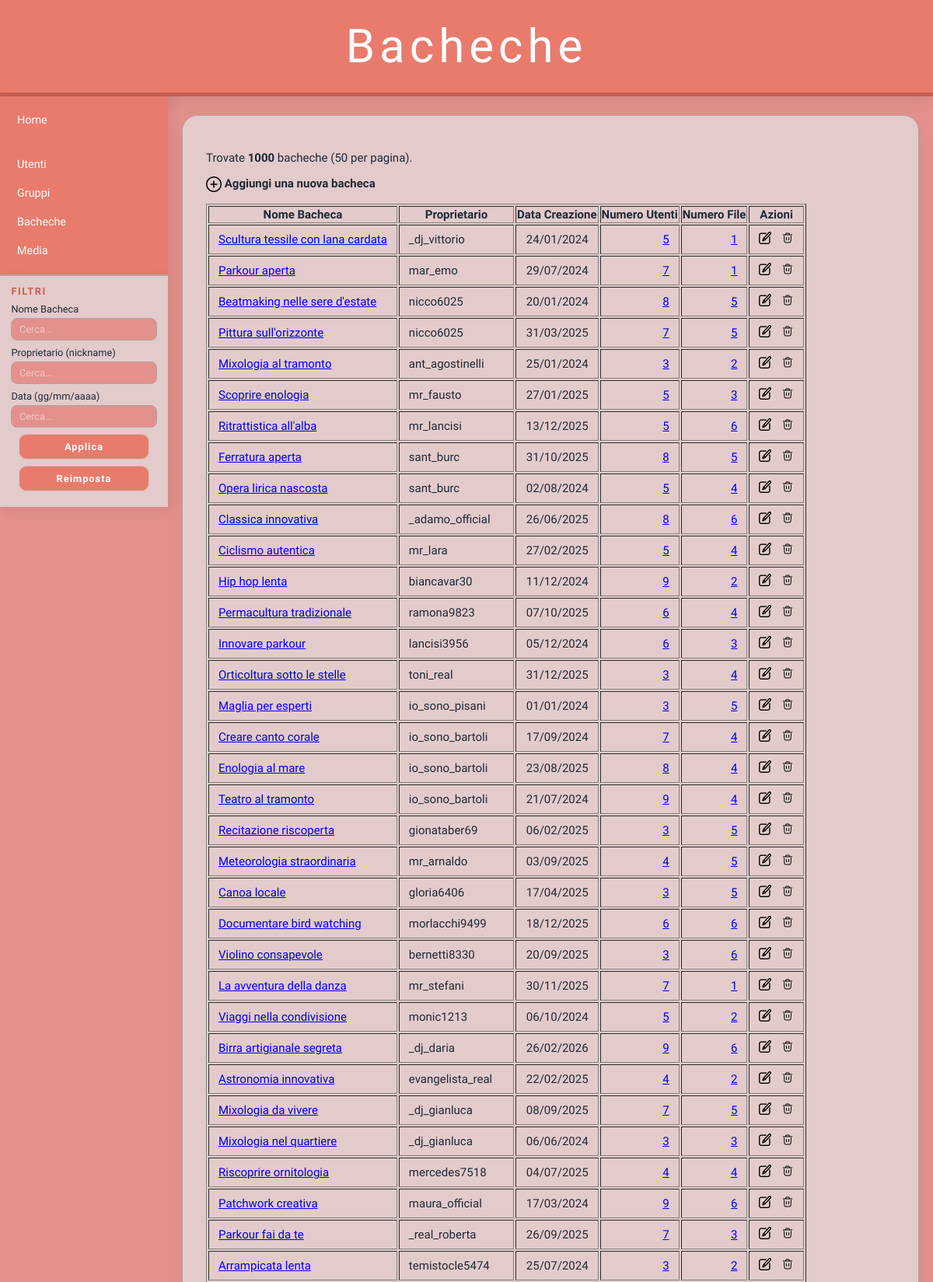
/bacheche.php (upper part), run on the app's committed database.
### tables this page shows
CREATE TABLE `Bacheca` (
  `codiceUtente` int NOT NULL,
  `nome` varchar(45) NOT NULL,
  `dataCreazione` varchar(10) DEFAULT NULL
);

CREATE TABLE `Utente` (
  `codice` int NOT NULL,
  `nickname` varchar(35) DEFAULT NULL,
  `nome` varchar(15) DEFAULT NULL,
  `cognome` varchar(15) DEFAULT NULL,
  `dataNascita` varchar(10) DEFAULT NULL
);

### functions.php (called while the page is built, shortened)
<?php
function isData(string $val): bool
{
    return (bool) preg_match('/^\d{4}-\d{2}-\d{2}/', $val);
}
function formattaData(string $val): string
{
    $d = DateTime::createFromFormat('Y-m-d', substr($val, 0, 10));
    return $d ? $d->format('d/m/Y') : htmlspecialchars($val);
}

### bacheche.php (the view, shortened to what this page needs)
<?php
require_once __DIR__ . '/config/db.php';
require_once __DIR__ . '/functions.php';
?>
<!DOCTYPE html>
<html>
<head>
</head>
<body>
	<header>
		<h1 id="hcod1">Bacheche</h1>
	</header>
	<?php
	$filtro_config = [
		'campi' => [
			['tipo' => 'text', 'name' => 'titolo',      'label' => 'Nome Bacheca'],
			['tipo' => 'text', 'name' => 'proprietario', 'label' => 'Proprietario (nickname)'],
			['tipo' => 'text', 'name' => 'data',         'label' => 'Data (gg/mm/aaaa)'],
		]
	];
	include 'filter.php';
	?>
	<div id="content">
		<?php
		if (
			!empty($_GET['vista']) &&
			$_GET['vista'] === 'dettaglio' &&
			!empty($_GET['bacheca']) &&
			!empty($_GET['owner'])
		) {
			$bacheca = $_GET['bacheca'];
			$owner   = $_GET['owner'];
			$bEnc = htmlspecialchars(addslashes($bacheca), ENT_QUOTES);
			echo "<p><a href='" . urlRitorno() . "'>&larr; Torna alle bacheche</a></p>";
			echo "<h2>" . htmlspecialchars($bacheca) . "</h2>";
			$stmt = $pdo->prepare("
                SELECT
                    u.codice    AS 'Codice',
                    u.nickname    AS 'Nickname',
                    u.nome        AS 'Nome',
                    u.cognome     AS 'Cognome',
                    u.dataNascita AS 'Data Nascita'
                FROM UtenteAutorizzatoBacheca uab
                JOIN Utente u ON u.codice = uab.utenteAutorizzato
                WHERE uab.nomeBacheca = :bacheca
                  AND uab.codUtente   = :owner
            ");
			$stmt->execute([':bacheca' => $bacheca, ':owner' => $owner]);
			$utenti = $stmt->fetchAll(PDO::FETCH_ASSOC);
			echo "<h3>Utenti autorizzati: <strong>" . count($utenti) . "</strong></h3>";
			echo "
            <p>
                <a onclick=\"aggiungiAutorizzato('{$bEnc}', {$owner})\" title='Autorizza utente' style='cursor:pointer;'>
                    <img src='images/add.png' alt='Aggiungi' style='width:20px; vertical-align:middle;'>
                    <strong>Aggiungi utente autorizzato</strong>
                </a>
            </p>
            ";
			if ($utenti) {
				echo "<table border='1'><tr>";
				foreach (array_keys($utenti[0]) as $col) echo "<th>" . htmlspecialchars($col) . "</th>";
				echo "<th>Azioni</th></tr>";
				foreach ($utenti as $u) {
					echo "<tr>";
					foreach ($u as $v) echo "<td>" . htmlspecialchars((string)$v) . "</td>";
					echo "<td style='text-align:center;'>";
					if ((int)$u['Codice'] !== (int)$owner) {
						echo "<img src='images/trash.png' style='width:16px; cursor:pointer;' onclick=\"rimuoviAutorizzato('{$bEnc}', {$owner}, {$u['Codice']})\">";
					} else {
						echo "<small style='color:gray;'>Proprietario</small>";
					}
					echo "</td></tr>";
				}
				echo "</table>";
			} else {
				echo "<p>Nessun utente autorizzato.</p>";
			}
			$stmt = $pdo->prepare("
                SELECT
                    fm.numero     AS 'ID File',
                    fm.titolo     AS 'Titolo',
					u.nickname   AS 'Caricato Da',
                    fm.dimensione AS 'Dimensione(MB)',
                    fm.URL        AS 'URL',
                    fm.tipo       AS 'Tipo'
                FROM FilePubblicatoBacheca fb
                JOIN FileMultimediale fm ON fm.numero = fb.file
                JOIN Utente u ON u.codice = fm.caricatoDa
                WHERE fb.nomeBacheca = :bacheca
                  AND fb.codUtente   = :owner
            ");
			$stmt->execute([':bacheca' => $bacheca, ':owner' => $owner]);
			$file = $stmt->fetchAll(PDO::FETCH_ASSOC);
			echo "<h3>File pubblicati: <strong>" . count($file) . "</strong></h3>";
			echo "
            <p>
                <a onclick=\"aggiungiFile('{$bEnc}', {$owner})\" title='Aggiungi file' style='cursor:pointer;'>
                    <img src='images/add.png' alt='Aggiungi' style='width:20px; vertical-align:middle;'>
                    <strong>Aggiungi file alla bacheca</strong>
                </a>
            </p>
            ";
			if ($file) {
				echo "<table border='1'><tr>";
				foreach (array_keys($file[0]) as $col) echo "<th>" . htmlspecialchars($col) . "</th>";
				echo "<th>Azioni</th></tr>";
				foreach ($file as $f) {
					echo "<tr>";
					foreach ($f as $v) echo "<td>" . htmlspecialchars((string)$v) . "</td>";
					echo "<td style='text-align:center;'>";
					echo "<img src='images/trash.png' style='width:16px; cursor:pointer;' onclick=\"rimuoviFile('{$bEnc}', {$owner}, {$f['ID File']})\">";
					echo "</td></tr>";
				}
				echo "</table>";
			} else {
				echo "<p>Nessun file pubblicato in questa bacheca.</p>";
			}
		} else {
			$params = [];
			$elementiPerPagina = 50;
			$pagina = isset($_GET['pagina']) ? max(1, (int)$_GET['pagina']) : 1;
			$offset = ($pagina - 1) * $elementiPerPagina;
			$sqlCount = "
                SELECT COUNT(*) AS totale
                FROM Bacheca b
                LEFT JOIN Utente u ON u.codice = b.codiceUtente
            ";
			$stmtCount = $pdo->prepare($sqlCount);
			$stmtCount->execute($params);
			$totaleRisultati = $stmtCount->fetch(PDO::FETCH_ASSOC)['totale'];
			$sql = "
                SELECT
                    b.codiceUtente                        AS 'owner',
                    b.nome                                AS 'Nome Bacheca',
					u.nickname                            AS 'Proprietario',
                    b.dataCreazione                       AS 'Data Creazione',
                    COUNT(DISTINCT uab.utenteAutorizzato) AS 'Numero Utenti',
                    COUNT(DISTINCT f.file)                AS 'Numero File'
                FROM Bacheca b
                LEFT JOIN UtenteAutorizzatoBacheca uab
                    ON uab.codUtente = b.codiceUtente AND uab.nomeBacheca = b.nome
                LEFT JOIN FilePubblicatoBacheca f
                    ON f.codUtente = b.codiceUtente AND f.nomeBacheca = b.nome
                LEFT JOIN Utente u
                    ON u.codice = b.codiceUtente
            ";
			$sql .= " GROUP BY b.codiceUtente, u.nickname, b.nome, b.dataCreazione LIMIT :limit OFFSET :offset";
			$stmt = $pdo->prepare($sql);
			$stmt->bindValue(':limit',  $elementiPerPagina, PDO::PARAM_INT);
			$stmt->bindValue(':offset', $offset,            PDO::PARAM_INT);
			$stmt->execute();
			$righe = $stmt->fetchAll(PDO::FETCH_ASSOC);
			echo "<p>Trovate <strong>$totaleRisultati</strong> bacheche ($elementiPerPagina per pagina).</p>";
			echo "
            <p>
                <a onclick='aggiungiBacheca()' title='Aggiungi Bacheca' style='cursor:pointer;'>
                    <img src='images/add.png' alt='Aggiungi' style='width:20px; vertical-align:middle;'>
                    <strong>Aggiungi una nuova bacheca</strong>
                </a>
            </p>
            ";
			if (empty($righe)) {
				echo "<p>Nessuna bacheca trovata.</p>";
			} else {
				echo "<table border='1'><tr>";
				foreach (array_keys($righe[0]) as $colonna) {
					if ($colonna === 'owner') continue;
					echo "<th>" . htmlspecialchars($colonna) . "</th>";
				}
				echo "<th>Azioni</th>";
				echo "</tr>";
				foreach ($righe as $riga) {
					echo "<tr>";
					$queryCorrente = $_GET;
					foreach ($riga as $colonna => $valore) {
						$val = (string)$valore;
						if ($colonna === 'owner') {
							continue;
						} elseif ($colonna === 'Nome Bacheca') {
							$p = $queryCorrente;
							$p['vista']   = 'dettaglio';
							$p['bacheca'] = $riga['Nome Bacheca'];
							$p['owner']   = $riga['owner'];
							$url = 'bacheche.php?' . http_build_query($p);
							echo "<td><a href='$url'>" . htmlspecialchars($val) . "</a></td>";
						} elseif ($colonna === 'Numero Utenti') {
							$p = $queryCorrente;
							$p['vista']   = 'utenti';
							$p['bacheca'] = $riga['Nome Bacheca'];
							$p['owner']   = $riga['owner'];
							$url = 'bacheche.php?' . http_build_query($p);
							echo "<td class='numero'><a href='$url'>" . htmlspecialchars($val) . "</a></td>";
						} elseif ($colonna === 'Numero File') {
							$p = $queryCorrente;
							$p['vista']   = 'file';
							$p['bacheca'] = $riga['Nome Bacheca'];
							$p['owner']   = $riga['owner'];
							$url = 'bacheche.php?' . http_build_query($p);
							echo "<td class='numero'><a href='$url'>" . htmlspecialchars($val) . "</a></td>";
						} elseif (is_numeric($val)) {
							echo "<td class='numero'>" . htmlspecialchars($val) . "</td>";
						} elseif (isData($val)) {
							echo "<td class='data'>" . formattaData($val) . "</td>";
						} else {
							echo "<td>" . htmlspecialchars($val) . "</td>";
						}
					}
					$nomeEnc  = htmlspecialchars(addslashes($riga['Nome Bacheca']), ENT_QUOTES);
					$ownerEnc = (int) $riga['owner'];
					echo "
                    <td style='text-align:center; white-space:nowrap;'>
                        <span title='Modifica' style='cursor:pointer; font-size:1.1rem; margin-right:8px;'
                                onclick=\"modificaBacheca('{$nomeEnc}', {$ownerEnc})\">
                                <img src='images/edit.png' alt='Modifica' style='width:16px; height:16px;'>
                            </span>
                            <span title='Elimina' style='cursor:pointer; font-size:1.1rem;'
                                onclick=\"eliminaBacheca('{$nomeEnc}', {$ownerEnc})\">
                            <img src='images/trash.png' alt='Elimina' style='width:16px; height:16px;'>
                        </span>
                    </td>
                    ";
					echo "</tr>";
				}
				echo "</table>";
			}
		}
		?>
	</div>
</body>
</html>

### filter.php (shortened to what this page needs)
<?php
$action = htmlspecialchars($filtro_config['action'] ?? $_SERVER['PHP_SELF']);
?>
<div id="filtro">
    <h3>Filtri</h3>
    <form method="GET" action="<?= $action ?>">
        <?php foreach ($filtro_config['campi'] as $campo):
            $name  = htmlspecialchars($campo['name']);
            $label = htmlspecialchars($campo['label']);
            $value = htmlspecialchars($_GET[$campo['name']] ?? '');
        ?>
            <?php if ($campo['tipo'] === 'checkbox'): ?>
                <label class="checkbox-label">
                    <input type="checkbox"
                           name="<?= $name ?>"
                           value="1"
                           <?= isset($_GET[$campo['name']]) ? 'checked' : '' ?>>
                    <?= $label ?>
                </label>
            <?php else: ?>
                <label for="<?= $name ?>"><?= $label ?></label>
                <input type="<?= htmlspecialchars($campo['tipo']) ?>"
                       name="<?= $name ?>"
                       id="<?= $name ?>"
                       value="<?= $value ?>"
                       placeholder="Cerca...">
            <?php endif; ?>
        <?php endforeach; ?>
        <button type="submit">Applica</button>
        <button type="button" class="reset"
                onclick="window.location='<?= $action ?>'">
            Reimposta
        </button>
    </form>
</div>

### css/lightmode.css (style rules this page uses)
:root { --bg-main: #e4908d; --surface: #e3cbcb; --primary: #e97b6d; --primary-dark: #c85f52; --accent: #8b4d46; --accent-hover: #b5655c; --text-dark: #1f2937; --text-light: #fdfdfd; --border-soft: #b3a29f; --shadow: rgba(0, 0, 0, 0.08); --nav-width: clamp(160px, 18vw, 300px); --fs-h1: clamp(2rem, 5vw, 4.5rem); --fs-nav: clamp(0.875rem, 1.2vw, 1.125rem); --fs-body: clamp(0.9375rem, 1.1vw, 1.125rem); --fs-input: clamp(0.875rem, 1vw, 1rem); --fs-footer: clamp(0.75rem, 0.9vw, 0.875rem); }
body { background-color: var(--bg-main); color: var(--text-dark); font-family: "Elms Sans", sans-serif; font-size: var(--fs-body); font-weight: 200; margin: 0; padding: 0; }
h1 { margin: 0; padding: clamp(20px, 3vh, 40px) 0; font-size: var(--fs-h1); font-weight: 200; letter-spacing: clamp(3px, 0.5vw, 8px); background: var(--primary); color: var(--text-light); text-align: center; border-bottom: 5px solid var(--primary-dark); box-shadow: 0 4px 20px var(--shadow); }
ol { list-style-type: none; font-size: var(--fs-nav); margin: 0; padding: clamp(8px, 1.5vh, 20px) 0; background-color: var(--primary); float: left; width: var(--nav-width); box-shadow: 4px 0 15px var(--shadow); }
li a { display: block; color: var(--text-light); text-align: left; padding: clamp(10px, 1.2vh, 18px) clamp(14px, 1.5vw, 30px); text-decoration: none; transition: all 0.3s ease; border-left: 4px solid transparent; }
#filtro, #filtro input, #filtro select, #filtro button, #filtro label { font-family: "Elms Sans", sans-serif; font-weight: 200; }
#filtro { float: left; clear: left; width: var(--nav-width); background-color: var(--surface); border-top: 2px solid var(--border-soft); box-shadow: 4px 4px 15px var(--shadow); padding: clamp(12px, 1.5vh, 24px) clamp(12px, 1.2vw, 20px); box-sizing: border-box; }
#filtro h3 { margin: 0 0 clamp(8px, 1vh, 16px) 0; font-size: clamp(0.8rem, 1vw, 1rem); font-weight: 600; text-transform: uppercase; letter-spacing: 1.5px; color: var(--primary-dark); }
#filtro label { display: block; font-size: clamp(0.8rem, 0.9vw, 0.9375rem); font-weight: 400; color: var(--text-dark); margin-bottom: 4px; margin-top: clamp(8px, 1vh, 14px); }
#filtro input[type="text"], #filtro input[type="date"], #filtro select { width: 100%; font-size: clamp(0.8rem, 0.9vw, 0.9375rem); padding: clamp(6px, 0.7vh, 10px) clamp(8px, 0.8vw, 12px); border-radius: 8px; border: 1px solid var(--border-soft); background-color: var(--bg-main); color: #f5f0e6; box-sizing: border-box; }
#filtro input::placeholder { color: rgba(245, 240, 230, 0.6); }
#filtro button { width: 90%; max-width: 220px; display: block; margin: 8px auto; font-size: clamp(0.8rem, 0.9vw, 0.9375rem); padding: clamp(8px, 0.8vh, 12px); border-radius: 10px; border: 1px solid #d6c4c0; background-color: var(--primary); color: var(--text-light); font-weight: bold; letter-spacing: 1px; cursor: pointer; transition: 0.3s; }
#content { margin-left: calc(var(--nav-width) + clamp(12px, 1.5vw, 30px)); margin-top: clamp(20px, 3vh, 40px); margin-right: clamp(12px, 1.5vw, 30px); padding: clamp(20px, 2.5vw, 40px); font-size: var(--fs-body); background-color: var(--surface); border: 1px solid var(--border-soft); border-radius: 20px; min-height: 60vh; box-shadow: 0 10px 30px rgba(0, 0, 0, 0.04); overflow-y: auto; }
td.numero, td.data { text-align: right; }
td { padding: clamp(8px, 0.8vh, 12px) clamp(12px, 1vw, 20px); }

### data on the page
bacheca: nome "Scultura tessile con lana cardata", codiceUtente.nickname "_dj_vittorio", dataCreazione "24/01/2024", val "5", val "1"
bacheca: nome "Parkour aperta", codiceUtente.nickname "mar_emo", dataCreazione "29/07/2024", val "7", val "1"
bacheca: nome "Beatmaking nelle sere d'estate", codiceUtente.nickname "nicco6025", dataCreazione "20/01/2024", val "8", val "5"
bacheca: nome "Pittura sull'orizzonte", codiceUtente.nickname "nicco6025", dataCreazione "31/03/2025", val "7", val "5"
bacheca: nome "Mixologia al tramonto", codiceUtente.nickname "ant_agostinelli", dataCreazione "25/01/2024", val "3", val "2"
bacheca: nome "Scoprire enologia", codiceUtente.nickname "mr_fausto", dataCreazione "27/01/2025", val "5", val "3"
bacheca: nome "Ritrattistica all'alba", codiceUtente.nickname "mr_lancisi", dataCreazione "13/12/2025", val "5", val "6"
bacheca: nome "Ferratura aperta", codiceUtente.nickname "sant_burc", dataCreazione "31/10/2025", val "8", val "5"
bacheca: nome "Opera lirica nascosta", codiceUtente.nickname "sant_burc", dataCreazione "02/08/2024", val "5", val "4"
bacheca: nome "Classica innovativa", codiceUtente.nickname "_adamo_official", dataCreazione "26/06/2025", val "8", val "6"
bacheca: nome "Ciclismo autentica", codiceUtente.nickname "mr_lara", dataCreazione "27/02/2025", val "5", val "4"
bacheca: nome "Hip hop lenta", codiceUtente.nickname "biancavar30", dataCreazione "11/12/2024", val "9", val "2"
bacheca: nome "Permacultura tradizionale", codiceUtente.nickname "ramona9823", dataCreazione "07/10/2025", val "6", val "4"
bacheca: nome "Innovare parkour", codiceUtente.nickname "lancisi3956", dataCreazione "05/12/2024", val "6", val "3"
bacheca: nome "Orticoltura sotto le stelle", codiceUtente.nickname "toni_real", dataCreazione "31/12/2025", val "3", val "4"
bacheca: nome "Maglia per esperti", codiceUtente.nickname "io_sono_pisani", dataCreazione "01/01/2024", val "3", val "5"
bacheca: nome "Creare canto corale", codiceUtente.nickname "io_sono_bartoli", dataCreazione "17/09/2024", val "7", val "4"
bacheca: nome "Enologia al mare", codiceUtente.nickname "io_sono_bartoli", dataCreazione "23/08/2025", val "8", val "4"
bacheca: nome "Teatro al tramonto", codiceUtente.nickname "io_sono_bartoli", dataCreazione "21/07/2024", val "9", val "4"
bacheca: nome "Recitazione riscoperta", codiceUtente.nickname "gionataber69", dataCreazione "06/02/2025", val "3", val "5"
bacheca: nome "Meteorologia straordinaria", codiceUtente.nickname "mr_arnaldo", dataCreazione "03/09/2025", val "4", val "5"
bacheca: nome "Canoa locale", codiceUtente.nickname "gloria6406", dataCreazione "17/04/2025", val "3", val "5"
bacheca: nome "Documentare bird watching", codiceUtente.nickname "morlacchi9499", dataCreazione "18/12/2025", val "6"
bacheca: nome "Violino consapevole", codiceUtente.nickname "bernetti8330", dataCreazione "20/09/2025", val "3", val "6"
bacheca: nome "La avventura della danza", codiceUtente.nickname "mr_stefani", dataCreazione "30/11/2025", val "7", val "1"
bacheca: nome "Viaggi nella condivisione", codiceUtente.nickname "monic1213", dataCreazione "06/10/2024", val "5", val "2"
bacheca: nome "Birra artigianale segreta", codiceUtente.nickname "_dj_daria", dataCreazione "26/02/2026", val "9", val "6"
bacheca: nome "Astronomia innovativa", codiceUtente.nickname "evangelista_real", dataCreazione "22/02/2025", val "4", val "2"
bacheca: nome "Mixologia da vivere", codiceUtente.nickname "_dj_gianluca", dataCreazione "08/09/2025", val "7", val "5"
bacheca: nome "Mixologia nel quartiere", codiceUtente.nickname "_dj_gianluca", dataCreazione "06/06/2024", val "3"
bacheca: nome "Riscoprire ornitologia", codiceUtente.nickname "mercedes7518", dataCreazione "04/07/2025", val "4"
bacheca: nome "Patchwork creativa", codiceUtente.nickname "maura_official", dataCreazione "17/03/2024", val "9", val "6"
bacheca: nome "Parkour fai da te", codiceUtente.nickname "_real_roberta", dataCreazione "26/09/2025", val "7", val "3"
bacheca: nome "Arrampicata lenta", codiceUtente.nickname "temistocle5474", dataCreazione "25/07/2024", val "3", val "2"

### other printed values
$label "Nome Bacheca"
$label "Proprietario (nickname)"
$label "Data (gg/mm/aaaa)"
$totaleRisultati "1000"
$elementiPerPagina "50"
$colonna "Nome Bacheca"
$colonna "Proprietario"
$colonna "Data Creazione"
$colonna "Numero Utenti"
$colonna "Numero File"
